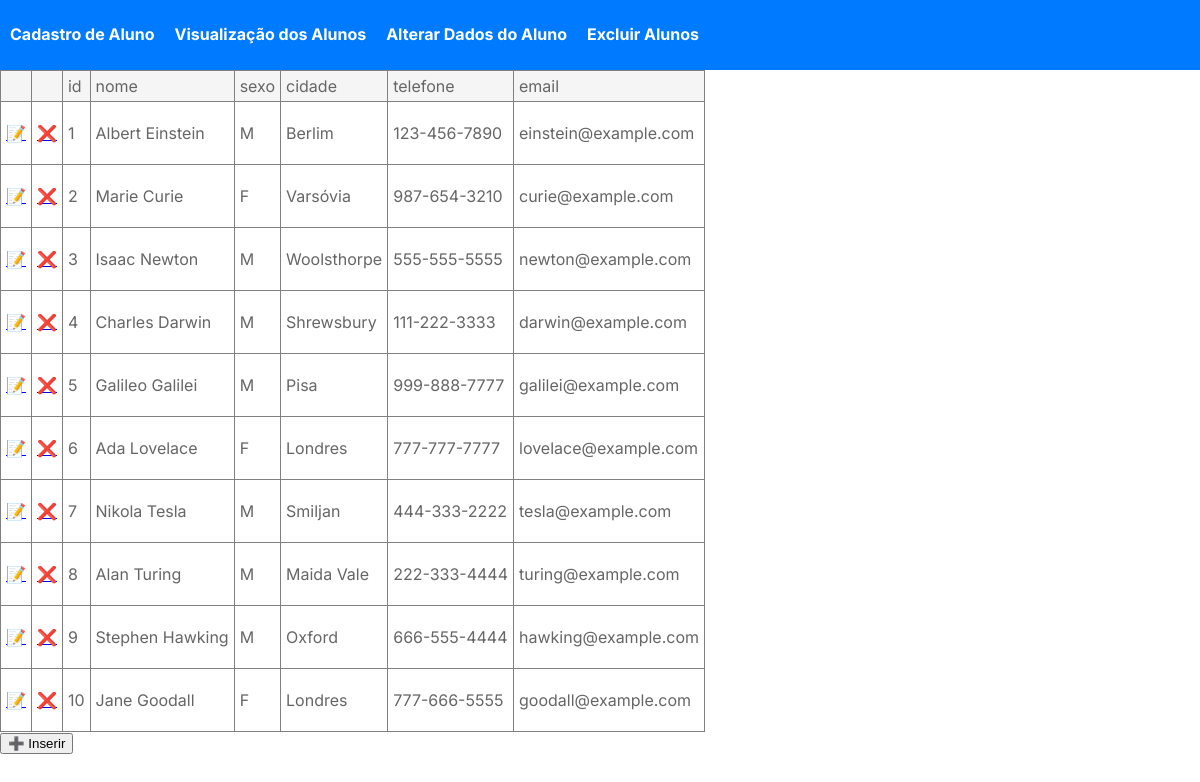
The page /pages/visualizar_alunos.php on the database its author committed.
### tables this page shows
CREATE TABLE aluno (
    id_alu INT AUTO_INCREMENT PRIMARY KEY,
    nome_alu VARCHAR(255),
    cidade_alu VARCHAR(255),
    tel_alu VARCHAR(15),
    sexo_al CHAR(1),
    email_alu VARCHAR(255)
);

### pages/visualizar_alunos.php (the view, shortened to what this page needs)
<!DOCTYPE html>
<html lang="en">
<head>
    <link rel="stylesheet" type="text/css" href="../assets/css/style.css">
</head>
<body>
<?php
include('menu.php');
?>
<table border=1>
        <thead>
            <tr>
                <td></td>
                <td></td>
                <td>id</td>
                <td>nome</td>
                <td>sexo</td>
                <td>cidade</td>
                <td>telefone</td>
                <td>email</td>
            </tr>
        </thead>
        <tbody>
            <?php
                include('config.php');
                $sql = "SELECT id_alu, nome_alu, cidade_alu, tel_alu, sexo_al, email_alu FROM aluno ORDER BY id_alu";
                $result = mysqli_query($conn, $sql);
                if (!$result) {
                    echo "Erro na consulta: " . mysqli_error($conn);
                } else {
                    while ($row = mysqli_fetch_assoc($result)) {
                        $id = $row['id_alu'];
                        $nome = $row['nome_alu'];
                        $sexo = $row['sexo_al'];
                        $cidade = $row['cidade_alu'];
                        $telefone = $row['tel_alu'];
                        $email = $row['email_alu'];
                        echo '<tr>';
                        echo "<td><a href='alterar_aluno.php?id={$id}'>
                        <p >&#128221;</p>
                        </a></td>";
                        echo "<td><a href='excluir_aluno.php?id={$id}'>
                        <p> &#10060;</p>
                        </a></td>";
                        echo "<td>{$id}</td>";
                        echo "<td>{$nome}</td>";
                        echo "<td>{$sexo}</td>";
                        echo "<td>{$cidade}</td>";
                        echo "<td>{$telefone}</td>";
                        echo "<td>{$email}</td>";
                        echo "</tr>";
                    }
                }
            ?>
        </tbody>
    </table>
    <button onclick="window.location.href='cadastro_aluno.php'">&#10133; Inserir</button>
</body>
</html>

### pages/menu.php
<div class="menu">
            <ul>
                <li><a href="cadastro_aluno.php">Cadastro de Aluno</a></li>
                <li><a href="visualizar_alunos.php">Visualização dos Alunos</a></li>
                <li><a href="alterar_aluno.php">Alterar Dados do Aluno</a></li>
                <li><a href="excluir_aluno.php">Excluir Alunos</a></li>
            </ul>
</div>

### assets/css/style.css (style rules this page uses)
body { font-family: 'Inter', sans-serif; margin: 0; padding: 0; color: #666 }
table { border: 1px solid gray; border-collapse: collapse; }
table > thead > tr { background-color: whitesmoke; }
table td { padding: 5px; }
.menu ul { height: 70px; display: flex; align-items: center; list-style-type: none; margin: 0; padding: 0; background-color: #007bff; }
.menu ul li { display: inline; font-weight: bold; }
.menu ul li a { padding: 2px 10px; display: inline-block; background-color: #007bff; color: white; text-decoration: none; border-bottom: 3px solid #007bff; }

### rows shown on the page
aluno: id_alu "1", nome_alu "Albert Einstein", sexo_al "M", cidade_alu "Berlim", tel_alu "123-456-7890", email_alu "einstein@example.com"
aluno: id_alu "2", nome_alu "Marie Curie", sexo_al "F", cidade_alu "Varsóvia", tel_alu "987-654-3210", email_alu "curie@example.com"
aluno: id_alu "3", nome_alu "Isaac Newton", sexo_al "M", cidade_alu "Woolsthorpe", tel_alu "555-555-5555", email_alu "newton@example.com"
aluno: id_alu "4", nome_alu "Charles Darwin", sexo_al "M", cidade_alu "Shrewsbury", tel_alu "111-222-3333", email_alu "darwin@example.com"
aluno: id_alu "5", nome_alu "Galileo Galilei", sexo_al "M", cidade_alu "Pisa", tel_alu "999-888-7777", email_alu "galilei@example.com"
aluno: id_alu "6", nome_alu "Ada Lovelace", sexo_al "F", cidade_alu "Londres", tel_alu "777-777-7777", email_alu "lovelace@example.com"
aluno: id_alu "7", nome_alu "Nikola Tesla", sexo_al "M", cidade_alu "Smiljan", tel_alu "444-333-2222", email_alu "tesla@example.com"
aluno: id_alu "8", nome_alu "Alan Turing", sexo_al "M", cidade_alu "Maida Vale", tel_alu "222-333-4444", email_alu "turing@example.com"
aluno: id_alu "9", nome_alu "Stephen Hawking", sexo_al "M", cidade_alu "Oxford", tel_alu "666-555-4444", email_alu "hawking@example.com"
aluno: id_alu "10", nome_alu "Jane Goodall", sexo_al "F", cidade_alu "Londres", tel_alu "777-666-5555", email_alu "goodall@example.com"
